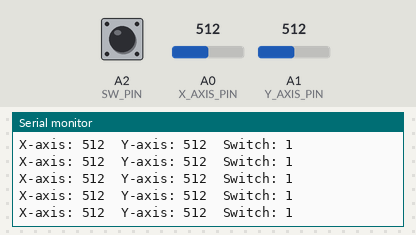
The sketch below on a simulated Arduino Uno, built with avr-gcc and run on an emulated ATmega328P. Shown: the last lines printed to the serial monitor. Inputs (shaded band) come from the test bench; at power-on: A0 (X_AXIS_PIN) = 512, A1 (Y_AXIS_PIN) = 512, A2 (SW_PIN) HIGH.

Above: at 1.2 s.
1.3 s: A0 (X_AXIS_PIN) set to 984
At 1.34 s:
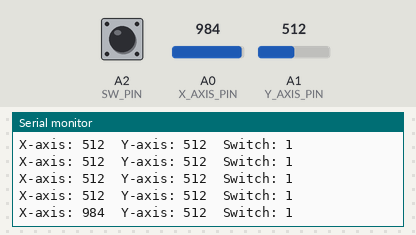
4.3 s: A0 (X_AXIS_PIN) set to 1009
At 4.33 s:
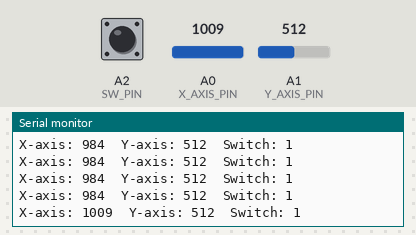
7.3 s: A1 (Y_AXIS_PIN) set to 982
At 7.34 s:
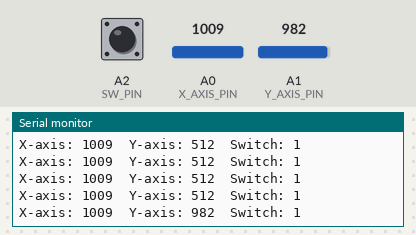
10.3 s: A1 (Y_AXIS_PIN) set to 1014
At 10.34 s:
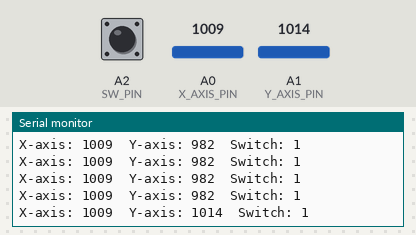
Timing chart, 0 to 13.3 s (numbered marks = the images above; inputs shaded):
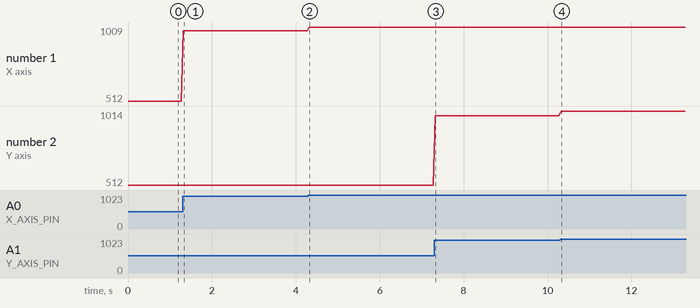

Measured:
- after the input at 1.3 s, the serial monitor: prints a new line at once (image 1)
- after the input at 4.3 s, the serial monitor: prints a new line at once (image 2)
- after the input at 7.3 s, the serial monitor: prints a new line at once (image 3)
- after the input at 10.3 s, the serial monitor: prints a new line at once (image 4)
- plotted number 1: 512 → 984 after the input at 1.3 s, 984 → 1009 after the input at 4.3 s
- plotted number 2: 512 → 982 after the input at 7.3 s, 982 → 1014 after the input at 10.3 s

The sketch:

JoyStickControllerTest.ino
```cpp
#include <RF24.h>
#include <nRF24L01.h>
#include <SPI.h>

#define LED 12
#define X_AXIS_PIN A0 //Pin A0 to Xaxis
#define Y_AXIS_PIN A1
#define SW_PIN A2

//RF24 radio(7, 8);
void setup() {
  // put your setup code here, to run once:
  pinMode(SW_PIN, INPUT);
  digitalWrite(SW_PIN, HIGH);
  Serial.begin(9600);

}

void loop() {
  // put your main code here, to run repeatedly:
  Serial.print("X-axis: ");
  Serial.print(analogRead(X_AXIS_PIN));
  Serial.print("\t");
  Serial.print("Y-axis: ");
  Serial.print(analogRead(Y_AXIS_PIN));
  Serial.print("\t");
  Serial.print("Switch: ");
  Serial.println(digitalRead(SW_PIN));
  delay(50);
}
```
